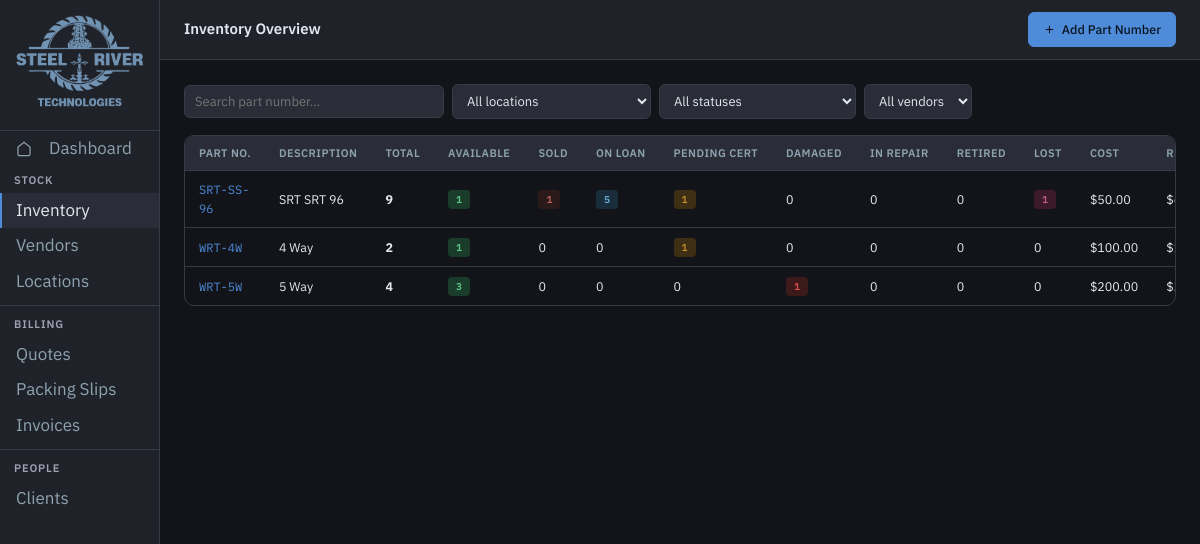
Screenshot of /inventory/ with the database file from the repository.
### tables this page shows
CREATE TABLE PartNumber (
    parts_number    TEXT PRIMARY KEY,
    description     TEXT,
    cost_price      REAL,
    resale_price    REAL,
    rental_price    REAL,
    weight          REAL,
    dimensions      TEXT,
    vendor_name     TEXT REFERENCES Vendor(name)
);

### app/routes/inventory.py (the view)
@router.get("/", response_class=HTMLResponse)
def inventory_overview(
    request: Request,
    search: str = "",
    location: str = "",
    status: str = "",
    vendor: str = "",
):
    db = get_db()
    q = """
        SELECT
            pn.parts_number,
            pn.description,
            pn.cost_price,
            pn.resale_price,
            pn.rental_price,
            v.name as vendor_name,
            COUNT(p.serial_number) as total_products,
            SUM(CASE WHEN p.status = 'Available' THEN 1 ELSE 0 END) as available_count,
            SUM(CASE WHEN p.status = 'Sold' THEN 1 ELSE 0 END) as sold_count,
            SUM(CASE WHEN p.status = 'On Loan' THEN 1 ELSE 0 END) as on_loan_count,
            SUM(CASE WHEN p.status = 'Pending Cert' THEN 1 ELSE 0 END) as pending_count,
            SUM(CASE WHEN p.status = 'Damaged' THEN 1 ELSE 0 END) as damaged_count,
            SUM(CASE WHEN p.status = 'In Repair' THEN 1 ELSE 0 END) as in_repair_count,
            SUM(CASE WHEN p.status = 'Retired / Decommissioned' THEN 1 ELSE 0 END) as retired_count,
            SUM(CASE WHEN p.status = 'Lost' THEN 1 ELSE 0 END) as lost_count,
            GROUP_CONCAT(DISTINCT p.location) as locations
        FROM PartNumber pn
        LEFT JOIN Product p ON pn.parts_number = p.parts_number
        LEFT JOIN Vendor v ON pn.vendor_name = v.name
        WHERE 1=1
    """
    args = []
    if search:
        q += " AND pn.parts_number LIKE ?"
        args.append(f"%{search}%")
    if location:
        q += " AND p.location LIKE ?"
        args.append(f"%{location}%")
    if status:
        q += " AND p.status = ?"
        args.append(status)
    if vendor:
        q += " AND v.name = ?"
        args.append(vendor)
    q += " GROUP BY pn.parts_number ORDER BY pn.parts_number"
    partnumbers = db.execute(q, args).fetchall()
    vendors = db.execute("SELECT * FROM Vendor ORDER BY name").fetchall()
    locations = db.execute("SELECT * FROM Location ORDER BY name").fetchall()
    db.close()
    return templates.TemplateResponse(
        "inventory/list.html",
        {
            "request": request,
            "partnumbers": partnumbers,
            "vendors": vendors,
            "locations": locations,
            "status_options": STATUS_OPTIONS,
            "search": search,
            "filter_location": location,
            "filter_status": status,
            "filter_vendor": vendor,
        },
    )

### app/templates/inventory/list.html (shortened to what this page needs)
{% extends "base.html" %}
{% block page_title %}Inventory Overview{% endblock %}
{% set active = "inventory" %}
{% block topbar_actions %}
<a href="/inventory/part-number/new" class="btn btn-primary">
  <svg viewBox="0 0 24 24"><line x1="12" y1="5" x2="12" y2="19"/><line x1="5" y1="12" x2="19" y2="12"/></svg>
  Add Part Number
</a>
{% endblock %}
{% block content %}
<form method="get" class="search-bar" id="filter-form">
  <input type="text" name="search" placeholder="Search part number…" value="{{ search }}">
  <select name="location" id="filter-location">
    <option value="">All locations</option>
  </select>
  <select name="status" id="filter-status">
    <option value="">All statuses</option>
  </select>
  <select name="vendor" id="filter-vendor">
    <option value="">All vendors</option>
  </select>
</form>
{% if partnumbers %}
<div class="table-wrap">
<table>
  <thead>
    <tr>
      <th>Part No.</th>
      <th>Description</th>
      <th>Total</th>
      <th>Available</th>
      <th>Sold</th>
      <th>On Loan</th>
      <th>Pending Cert</th>
      <th>Damaged</th>
      <th>In Repair</th>
      <th>Retired</th>
      <th>Lost</th>
      <th>Cost</th>
      <th>Resale</th>
    </tr>
  </thead>
  <tbody>
    {% for pn in partnumbers %}
    <tr>
      <td><a href="/inventory/part-number/{{ pn.parts_number }}" class="doc-num">{{ pn.parts_number }}</a></td>
      <td>{{ pn.description or "—" }}</td>
      <td><strong>{{ pn.total_products or 0 }}</strong></td>
      <td>
        {% if pn.available_count > 0 %}
        <span class="badge badge-available">{{ pn.available_count }}</span>
        {% else %}{{ pn.available_count or 0 }}{% endif %}
      </td>
      <td>
        {% if pn.sold_count > 0 %}
        <span class="badge badge-sold">{{ pn.sold_count }}</span>
        {% else %}{{ pn.sold_count or 0 }}{% endif %}
      </td>
      <td>
        {% if pn.on_loan_count > 0 %}
        <span class="badge badge-on-loan">{{ pn.on_loan_count }}</span>
        {% else %}{{ pn.on_loan_count or 0 }}{% endif %}
      </td>
      <td>
        {% if pn.pending_count > 0 %}
        <span class="badge badge-pending">{{ pn.pending_count }}</span>
        {% else %}{{ pn.pending_count or 0 }}{% endif %}
      </td>
      <td>
        {% if pn.damaged_count > 0 %}
        <span class="badge badge-damaged">{{ pn.damaged_count }}</span>
        {% else %}{{ pn.damaged_count or 0 }}{% endif %}
      </td>
      <td>
        {% if pn.in_repair_count > 0 %}
        <span class="badge badge-in-repair">{{ pn.in_repair_count }}</span>
        {% else %}{{ pn.in_repair_count or 0 }}{% endif %}
      </td>
      <td>
        {% if pn.retired_count > 0 %}
        <span class="badge badge-retired">{{ pn.retired_count }}</span>
        {% else %}{{ pn.retired_count or 0 }}{% endif %}
      </td>
      <td>
        {% if pn.lost_count > 0 %}
        <span class="badge badge-lost">{{ pn.lost_count }}</span>
        {% else %}{{ pn.lost_count or 0 }}{% endif %}
      </td>
      <td>${{ "%.2f"|format(pn.cost_price) if pn.cost_price else "—" }}</td>
      <td>${{ "%.2f"|format(pn.resale_price) if pn.resale_price else "—" }}</td>
    </tr>
    {% endfor %}
  </tbody>
</table>
</div>
{% else %}
<div class="empty-state">
  No part numbers found.
  <a href="/inventory/part-number/new" style="color:var(--accent)">Add one →</a>
</div>
{% endif %}
{% endblock %}

### app/static/css/main.css (style rules this page uses)
:root { --bg: #121419; --surface: #202229; --surface2: #2a2d37; --surface3: #343844; --border: #353b47; --border2: #464e5e; --text: #e2e8f0; --text2: #8ca2af; --text3: #9ea1b1; --accent: #4e8cda; --accent2: #79ace8; --red: #c0392b; --red-light: #e05a4a; --green: #4a9e6a; --amber: #c8902a; --font: 'IBM Plex Sans', system-ui, sans-serif; --mono: 'IBM Plex Mono', monospace; --radius: 6px; --radius-lg: 10px; --shadow: 0 1px 3px rgba(0,0,0,0.4); }
*, *::before, *::after { box-sizing: border-box; margin: 0; padding: 0; }
html, body { height: 100%; background: var(--bg); color: var(--text); font-family: var(--font); font-size: 14px; line-height: 1.5; }
.btn { display: inline-flex; align-items: center; gap: 6px; padding: 7px 14px; font-size: 12.5px; font-family: var(--font); font-weight: 500; border-radius: var(--radius); cursor: pointer; border: 1px solid var(--border2); background: var(--surface2); color: var(--text); text-decoration: none; transition: all 0.12s; }
.btn-primary { background: var(--accent); border-color: var(--accent); color: #0a1520; }
.btn svg { width: 13px; height: 13px; stroke: currentColor; fill: none; stroke-width: 2; }
.table-wrap { overflow-x: auto; border: 1px solid var(--border); border-radius: var(--radius-lg); }
table { width: 100%; border-collapse: collapse; }
thead th { background: var(--surface2); color: var(--text2); font-size: 11px; font-weight: 600; letter-spacing: 0.04em; text-transform: uppercase; padding: 9px 14px; text-align: left; border-bottom: 1px solid var(--border); white-space: nowrap; }
tbody tr { border-bottom: 1px solid var(--border); transition: background 0.1s; }
tbody tr:last-child { border-bottom: none; }
tbody td { padding: 9px 14px; font-size: 12.5px; color: var(--text); vertical-align: middle; }
td a { color: var(--accent); text-decoration: none; }
input[type=text], input[type=number], input[type=date], input[type=email], select, textarea { background: var(--surface2); border: 1px solid var(--border); border-radius: var(--radius); color: var(--text); font-family: var(--font); font-size: 13px; padding: 7px 10px; width: 100%; transition: border-color 0.12s; }
select option { background: var(--surface2); }
.badge { display: inline-block; padding: 2px 8px; font-size: 10px; font-weight: 600; border-radius: 4px; white-space: nowrap; }
.badge-available { background: #1a3d2b; color: #5ec88a; }
.badge-pending { background: #3d2e14; color: #c8902a; }
.badge-on-loan { background: #1a2d3d; color: #6aaed4; }
.badge-sold { background: #2a1a1a; color: #c06060; }
.badge-damaged { background: #3d1a1a; color: #e05050; }
.badge-lost { background: #3d1a2a; color: #c06090; }
.doc-num { font-family: var(--mono); font-size: 12px; color: var(--accent); }
.search-bar { display: flex; gap: 8px; align-items: center; margin-bottom: 16px; flex-wrap: wrap; }
.search-bar input[type=text] { max-width: 260px; }
.search-bar select { width: auto; }

### rows the page displays
PartNumber: parts_number "SRT-SS-96", description "SRT SRT 96", total_products "9", available_count "1", sold_count "1", on_loan_count "5", pending_count "1", damaged_count "0", in_repair_count "0", retired_count "0", lost_count "1", cost_price "50.00"
PartNumber: parts_number "WRT-4W", description "4 Way", total_products "2", available_count "1", sold_count "0", on_loan_count "0", pending_count "1", damaged_count "0", in_repair_count "0", retired_count "0", lost_count "0", cost_price "100.00"
PartNumber: parts_number "WRT-5W", description "5 Way", total_products "4", available_count "3", sold_count "0", on_loan_count "0", pending_count "0", damaged_count "1", in_repair_count "0", retired_count "0", lost_count "0", cost_price "200.00"
